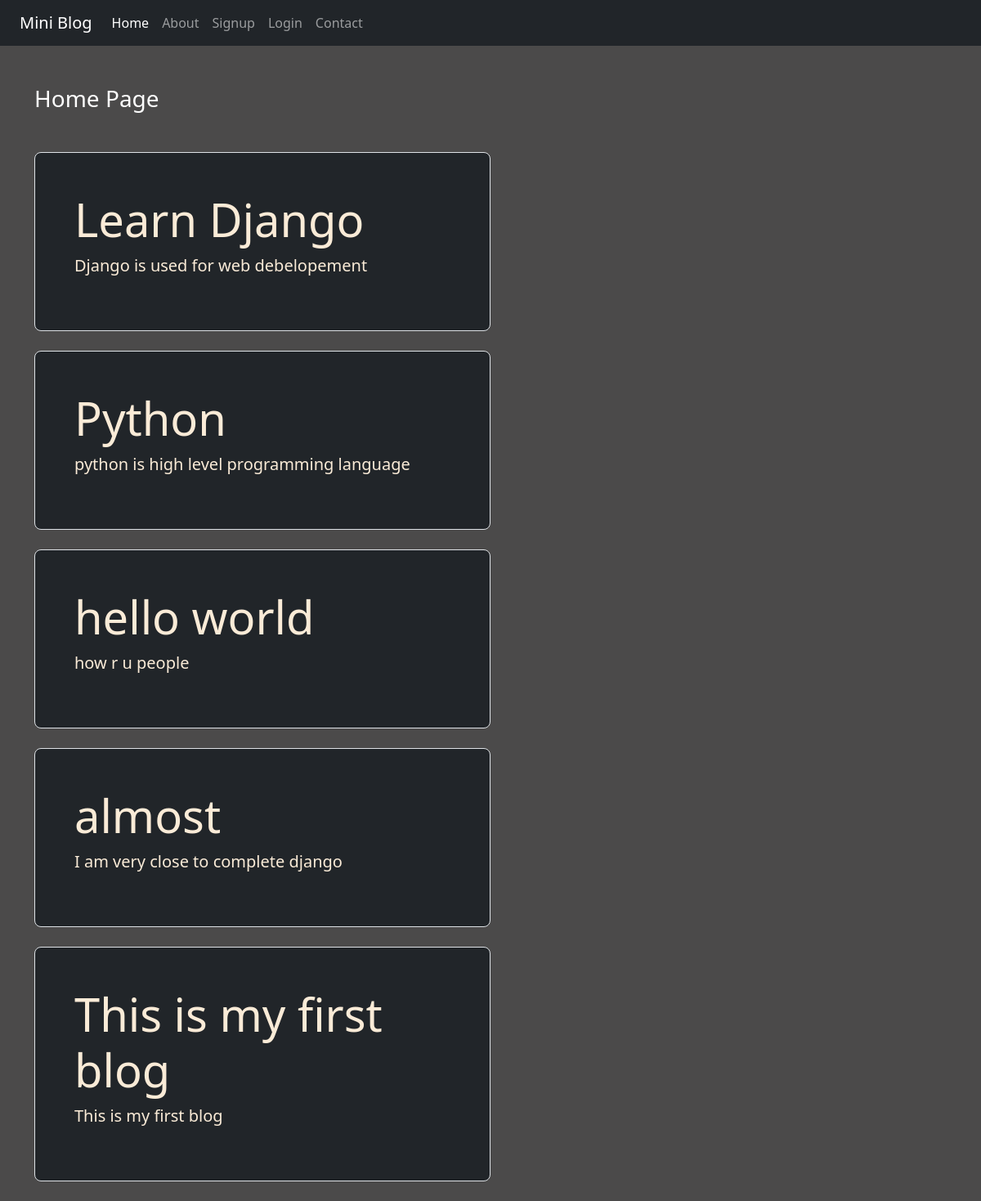
The page / on the database its author committed.
### blog/models.py (models this page shows)
class Post(models.Model):
    title = models.CharField(max_length=150)
    desc = models.TextField()

### blog/views.py (the view)
# urls.py: 2. Add a URL to urlpatterns:  path('', views.home, name='home')
def home(request):
    post = Post.objects.all()
    return render(request, 'blog/home.html', {"posts":post})

### blog/templates/blog/home.html
{% extends 'blog/base.html' %}
{% load static %}
{% block content %}
<div class="col-sm-12">
    <h3 class="text-white my-5">Home Page</h3>
    {% for post in posts %}
    <div class="col-md-6">
        <div class="h-100 p-5 bg-dark border rounded-3 jumbo-color">
            <h2 class="display-4 font-weight-bold">{{post.title}}</h2>
            <p class="lead">{{post.desc}}</p>
        </div>
      </div>
      <br>
      {% endfor %}
</div>
{% endblock content %}

### blog/static/css/style.css (style rules this page uses)
body { background-color: rgb(75, 74, 74); color: antiquewhite; }
.jumbo-color { background-color: rgb(83, 81, 81); }

### rows shown on the page
Post: title "Learn Django", desc "Django is used for web debelopement"
Post: title "Python", desc "python is high level programming language"
Post: title "hello world", desc "how r u people"
Post: title "almost", desc "I am very close to complete django"
Post: title "This is my first blog", desc "This is my first blog"
